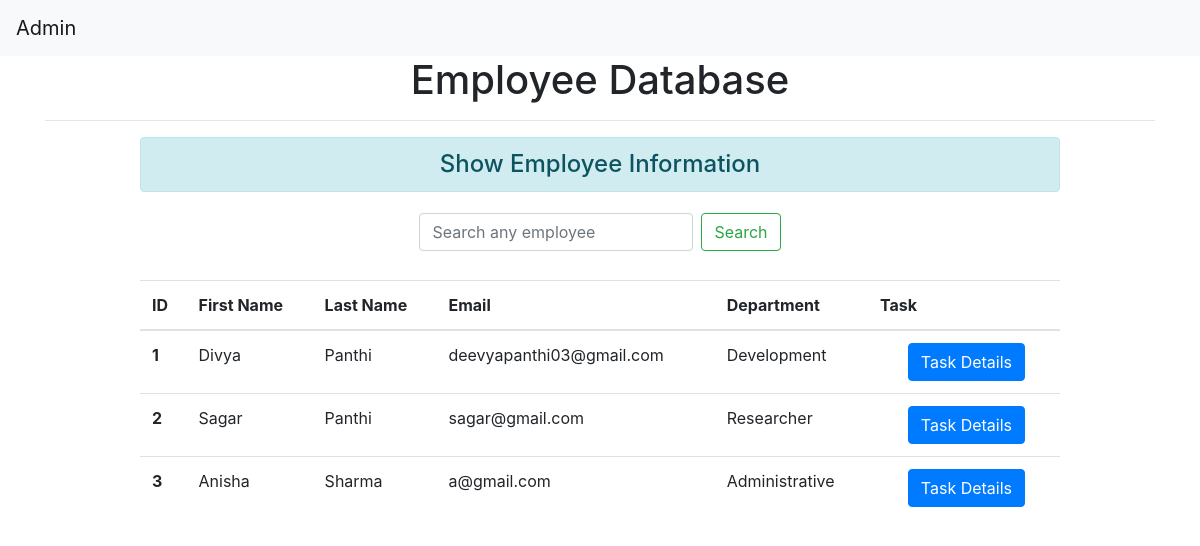
The page /employee/ on the database as committed earlier.
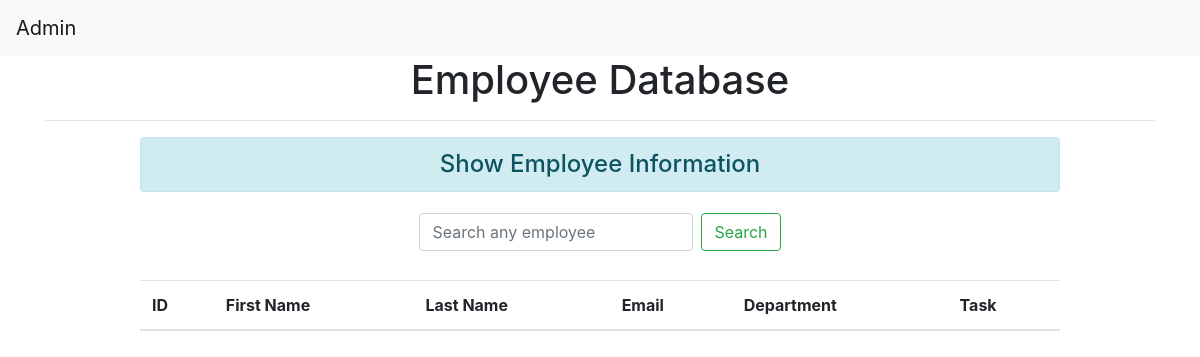
The same page on the database as committed later.
### employees/models.py (models this page shows, shortened)
class Employee(models.Model):
    GENDER_CHOICES = [
        ('M', 'Male'),
        ('F', 'Female'),
    ]
    Departments = [
        ('s', 'Select'),
        ('d1', 'Development'),
        ('d2', 'Researcher'),
        ('d3', 'Administrative')
    ]
    first_name = models.CharField(max_length=100)
    last_name = models.CharField(max_length=100)
    date_of_birth = models.DateField()
    email_id = models.EmailField(max_length=255)
    phone_num = models.CharField(max_length=13)
    gender = models.CharField(choices=GENDER_CHOICES, max_length=1, default='M')
    date_of_birth = models.DateField()
    department = models.CharField(choices=Departments, max_length=10, default='s')
    employee_address = models.CharField(max_length=200)
    date_joined = models.DateTimeField(default=timezone.now)

### employees/views.py (the view)
# urls.py: path('', views.home, name='homepage'),
def home(request):
    employees = Employee.objects.all()
    return render(request, 'employees/home.html', {'employees': employees})

### templates/employees/home.html
{% extends 'employees/base.html' %}
{% block content %}
<header class="container">
    <div class="row">
        <div class="col-lg-12">
            <h1 class="text-center"> Employee Database </h1>
            <hr>
        </div>
    </div>
</header>
<section class="container">
    <div class="row">
        <div class="col-sm-10 offset-1">
            <h4 class="text-center alert alert-info"> Show Employee Information </h4>
            <form method="get" action="{% url 'search' %}" class="form-inline d-flex justify-content-center" >
                <input class="form-control mr-sm-2" type="search" placeholder="Search any employee" aria-label="Search" name="query" id="search">
                <button class="btn btn-outline-success my-2 my-sm-0" type="submit" >Search</button> <br> <br>
            </form>
            <br>
            <table class="table table-hover">
                  <thead>
                    <tr>
                        <th scope="col">ID</th>
                        <th scope="col"> First Name</th>
                        <th scope="col"> Last Name</th>
                        <th scope="col">Email</th>
                        <th scope="col">Department</th>
                        <th scope="col" colspan="2">Task </th>
                    </tr>
                  </thead>
                  <tbody>
                    {% for employee in employees %}
                        <tr>
                            <th scope="row">{{ employee.id }}</th>
                            <td> {{ employee.first_name }} </td>
                            <td> {{ employee.last_name }} </td>
                            <td> {{ employee.email_id }} </td>
                            <td> {{ employee.get_department_display }} </td>
                            {% if task.task_urgency == 'H' %}
                                <td span style="color: red"> {{ task.get_task_urgency_display }} </td>
                            {% elif task.task_urgency == 'N'%}
                                <td span style="color: #ffbf00 "> {{ task.get_task_urgency_display }} </td>
                            {% else %}
                                <td span style="color: green "> {{ task.get_task_urgency_display }} </td>
                            {% endif %}
                            <td>
                                <a class="btn btn-primary" href="{% url 'task_detail' employee.id %}"> Task Details </a>
                            </td>
                        </tr>
                    {% endfor %}
                  </tbody>
            </table>
        </div>
    </div>
</section>
{% endblock %}

Rows that differ between the two databases and show on the page:
removed Employee: id "1", first_name "Divya", last_name "Panthi", email_id "deevyapanthi03@gmail.com", department "Development"
removed Employee: id "2", first_name "Sagar", last_name "Panthi", email_id "sagar@gmail.com", department "Researcher"
removed Employee: id "3", first_name "Anisha", last_name "Sharma", email_id "a@gmail.com", department "Administrative"
